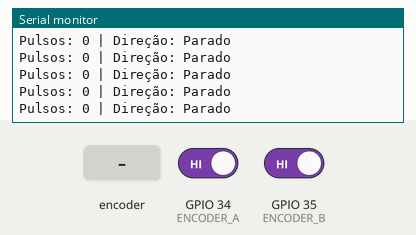
Recording of a sketch running on a simulated ESP32. Shown: the last lines printed to the serial monitor. The test bench sets the inputs (shaded band); at power-on: GPIO 34 (ENCODER_A) HIGH, GPIO 35 (ENCODER_B) HIGH.

Above: at 1.2 s.
1.3 s: rotary encoder on GPIO 34 (ENCODER_A) / GPIO 35 (ENCODER_B) turned 1 step (first pin leading)
At 1.42 s:
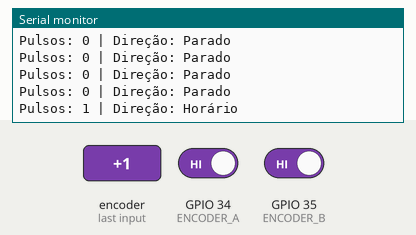
3.3 s: rotary encoder on GPIO 34 (ENCODER_A) / GPIO 35 (ENCODER_B) turned 2 steps (second pin leading)
At 3.33 s:
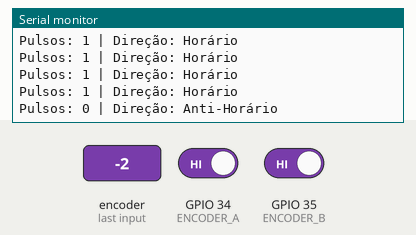
Timing chart, 0 to 6.3 s (numbered marks = the images above; inputs shaded):
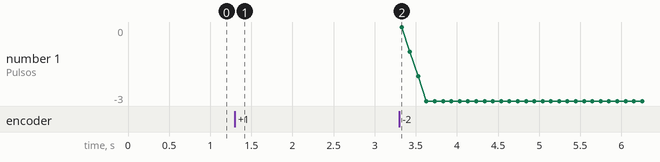

The sketch:

Sensor_do_Angulo_Encoder.ino
```cpp
// Pinos do encoder
#define ENCODER_A 34
#define ENCODER_B 35

// Variáveis globais voláteis
volatile int contador = 0;
volatile int direcao = 0; // 0 = parado, 1 = horário, -1 = anti-horário
volatile unsigned long ultimaInterrupcao = 0;
const unsigned long debounceTime = 200; // tempo anti-rebote em microssegundos

// Variáveis para monitoramento
unsigned long ultimaLeitura = 0;
float velocidade = 0;

// Função de interrupção melhorada
void IRAM_ATTR leEncoder() {
  unsigned long tempoAtual = micros();

  // Filtro de debounce
  if (tempoAtual - ultimaInterrupcao < debounceTime) return;
  ultimaInterrupcao = tempoAtual;

  static int ultimoEstadoA = LOW;
  int estadoAtualA = digitalRead(ENCODER_A);

  if (estadoAtualA != ultimoEstadoA) {
    int estadoB = digitalRead(ENCODER_B);

    if (estadoB != estadoAtualA) {
      contador++;
      direcao = 1;
    } else {
      contador--;
      direcao = -1;
    }
    ultimoEstadoA = estadoAtualA;
  }
}

void setup() {
  pinMode(ENCODER_A, INPUT_PULLUP);
  pinMode(ENCODER_B, INPUT_PULLUP);

  attachInterrupt(digitalPinToInterrupt(ENCODER_A), leEncoder, CHANGE);

  Serial.begin(115200);
  Serial.println("Detector de Pequenos Movimentos do Encoder");
}

void loop() {
  // Atualiza a cada 100ms
  if (millis() - ultimaLeitura >= 100) {
    noInterrupts();
    int contadorAtual = contador;
    int dirAtual = direcao;
    interrupts();

    Serial.print("Pulsos: ");
    Serial.print(contadorAtual);
    Serial.print(" | Direção: ");
    Serial.println(dirAtual == 1 ? "Horário" : (dirAtual == -1 ? "Anti-Horário" : "Parado"));

    ultimaLeitura = millis();
  }

  delay(10);
}
/*
**Conexões**

| Encoder PNP      |  ESP32  |
| ---------------- | :-----: |
| Vermelho (Vcc +) |   5V    |
| Preto (V0/GND)   |   GND   |
| Verde (Fase A)   | GPIO 34 |
| Branco (Fase B)  | GPIO 35 |
*/
```

Measured:
- after the input at 1.3 s, the serial monitor: prints a new line after 0.11 s (image 1)
- after the input at 3.3 s, the serial monitor: prints a new line at once (image 2)
